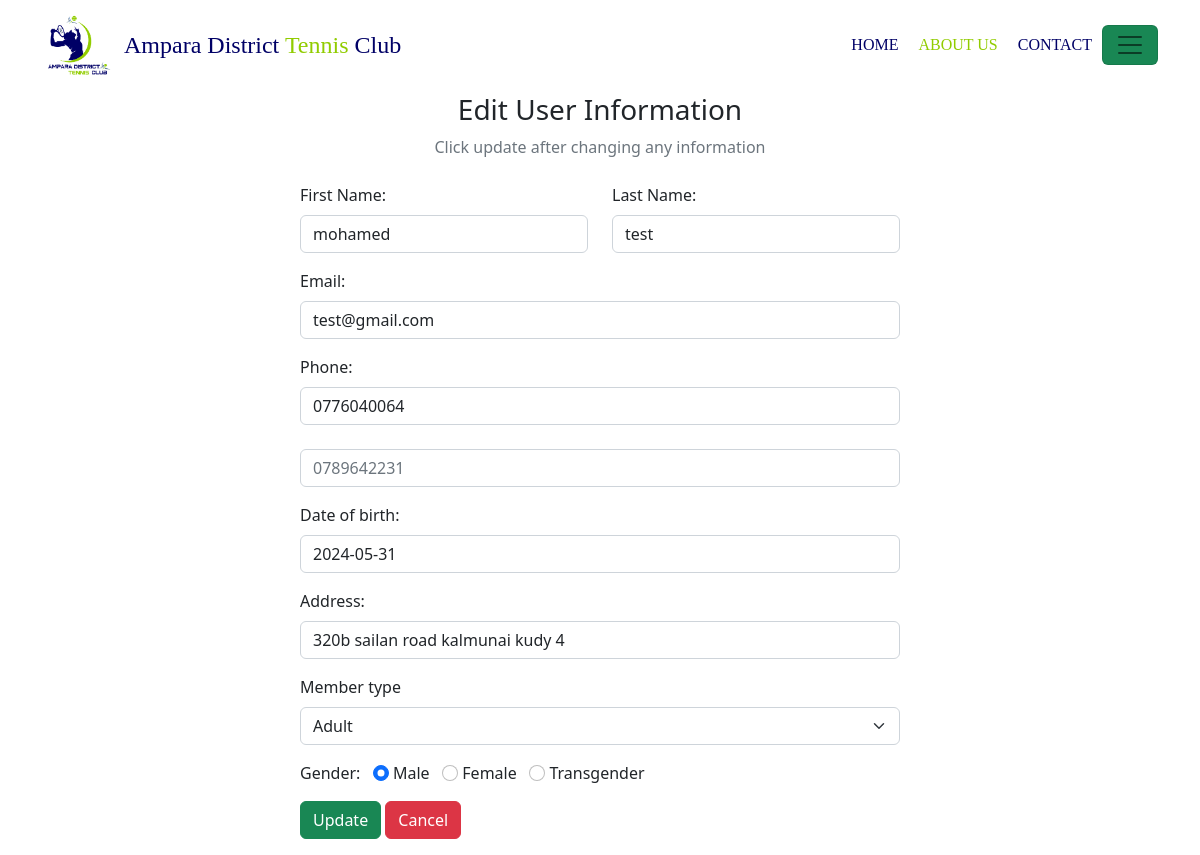
Screenshot of /page/admin-dashbord/members/edit.php?id=122 (signed in) with the database file from the repository.
### tables this page shows
CREATE TABLE `members` (
  `member_id` int(11) NOT NULL,
  `id_prefix` varchar(255) NOT NULL,
  `first_name` varchar(50) NOT NULL,
  `last_name` varchar(50) NOT NULL,
  `email` varchar(100) DEFAULT NULL,
  `phone1` varchar(20) DEFAULT NULL,
  `phone2` varchar(20) DEFAULT NULL,
  `date_of_birth` date DEFAULT NULL,
  `address` varchar(200) DEFAULT NULL,
  `member_type` enum('adult','child') DEFAULT NULL,
  `occupation` text DEFAULT NULL,
  `school` text NOT NULL,
  `gender` enum('male','female','trans') NOT NULL,
  `profile_url` varchar(100) NOT NULL,
  `proof_url` varchar(100) NOT NULL,
  `payment_status` enum('rejected','pending','approved') NOT NULL DEFAULT 'pending',
  `registration_date` date NOT NULL
);

### page/admin-dashbord/members/edit.php (the view, shortened to what this page needs)
<?php
if (isset($_SESSION["username"]) && $_SESSION["privilage"] === "admin") {
?>
<?php
$id = $_GET["id"];
?>
<!DOCTYPE html>
<html lang="en">
<head>
  <link href="https://cdn.jsdelivr.net/npm/bootstrap@5.2.3/dist/css/bootstrap.min.css" rel="stylesheet"
>
  <link rel="stylesheet" href="https://cdnjs.cloudflare.com/ajax/libs/font-awesome/6.4.0/css/all.min.css"
 />
  <link href="https://db.onlinewebfonts.com/c/1f182a2cd2b60d5a6ac9667a629fbaae?family=PF+Din+Stencil+W01+Bold"
    rel="stylesheet">
</head>
<body>
  <?php
  include '../../../components/navbar/navbar.php';
  ?>
  <div class="container" style="margin-top:93px;">
    <div class="text-center mb-4">
      <h3>Edit User Information</h3>
      <p class="text-muted">Click update after changing any information</p>
    </div>
    <?php
    include $_SERVER['DOCUMENT_ROOT'] . "/project-holders-project-2/db_conn.php";
    $sql = "SELECT * FROM `members` WHERE member_id = $id LIMIT 1";
    $result = mysqli_query($conn, $sql);
    $row = mysqli_fetch_assoc($result);
    ?>
    <div class="container d-flex justify-content-center">
      <form action="" method="post" style="width:50vw; min-width:300px;">
        <div class="row mb-3">
          <div class="col">
            <label class="form-label">First Name:</label>
            <input type="text" class="form-control" name="first_name" placeholder="Albert"
              value="<?php echo $row['first_name'] ?>">
          </div>
          <div class="col">
            <label class="form-label">Last Name:</label>
            <input type="text" class="form-control" name="last_name" placeholder="Einstein"
              value="<?php echo $row['last_name'] ?>">
          </div>
        </div>
        <div class="mb-3">
          <label class="form-label">Email:</label>
          <input type="email" class="form-control" name="email" placeholder="name@example.com"
            value="<?php echo $row['email'] ?>">
        </div>
        <div class="mb-3">
          <label class="form-label">Phone:</label>
          <input type="text" class="form-control" name="phone2" placeholder="0789642231"
            value="<?php echo $row['phone1'] ?>"><br>
          <input type="text" class="form-control" name="phone1" placeholder="0789642231"
            value="<?php echo $row['phone2'] ?>">
        </div>
        <div class="mb-3">
          <label class="form-label">Date of birth:</label>
          <input type="text" class="form-control" name="dob" placeholder="1999-06-22"
            value="<?php echo $row['date_of_birth'] ?>">
        </div>
        <div class="mb-3">
          <label class="form-label">Address:</label>
          <input type="text" class="form-control" name="address" placeholder="no 3 sahivu road kalmunai-4"
            value="<?php echo $row['address'] ?>">
        </div>
        <div class="mb-3">
          <label class="form-label" for="member_type">Member type</label>
          <select class="form-select" name="member_type" id="age">
            <option <?php echo ($row["member_type"] == 'adult') ? "selected" : ""; ?>>Adult</option>
          </select>
        </div>
        <div class="form-group mb-3">
          <label>Gender:</label>
          <input type="radio" class="form-check-input" name="gender" id="male" value="male" <?php echo ($row["gender"] == 'male') ? "checked" : ""; ?>>
          <label for="gender" class="form-input-label">Male</label>
          <input type="radio" class="form-check-input" name="gender" id="female" value="female" <?php echo ($row["gender"] == 'female') ? "checked" : ""; ?>>
          <label for="gender" class="form-input-label">Female</label>
          <input type="radio" class="form-check-input" name="gender" id="transgender" value="trans" <?php echo ($row["gender"] == 'trans') ? "checked" : ""; ?>>
          <label for="gender" class="form-input-label">Transgender</label>
        </div>
        <div class=" mb-3">
          <button type="submit" class="btn btn-success" name="submit">Update</button>
          <a href="admin-dashbord.php" class="btn btn-danger">Cancel</a>
        </div>
      </form>
    </div>
  </div>
</body>
</html>
<?php } else {
    header("Location: ../../../index.php");
} ?>

### rows the page displays
members: first_name "mohamed", last_name "test", email "test@gmail.com", phone2 "0776040064", dob "2024-05-31", address "320b sailan road kalmunai kudy 4", member_type "Adult", gender "☑"
